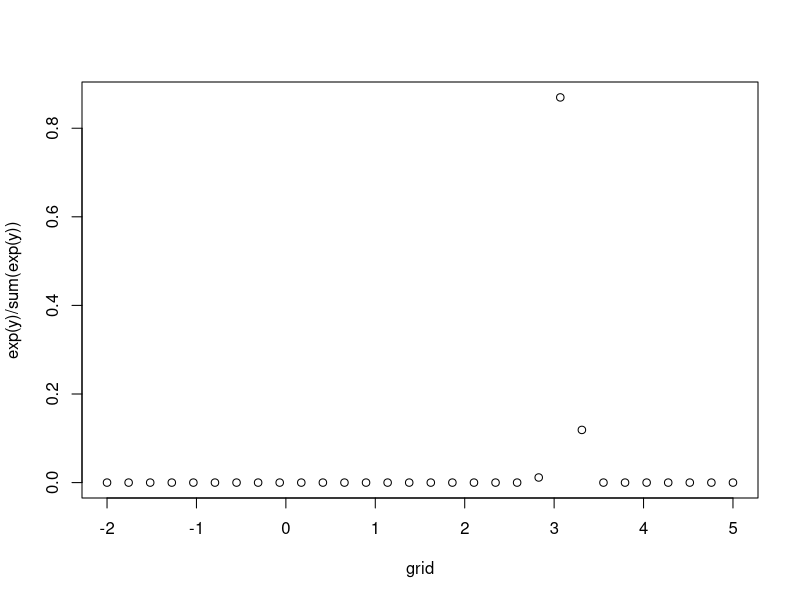
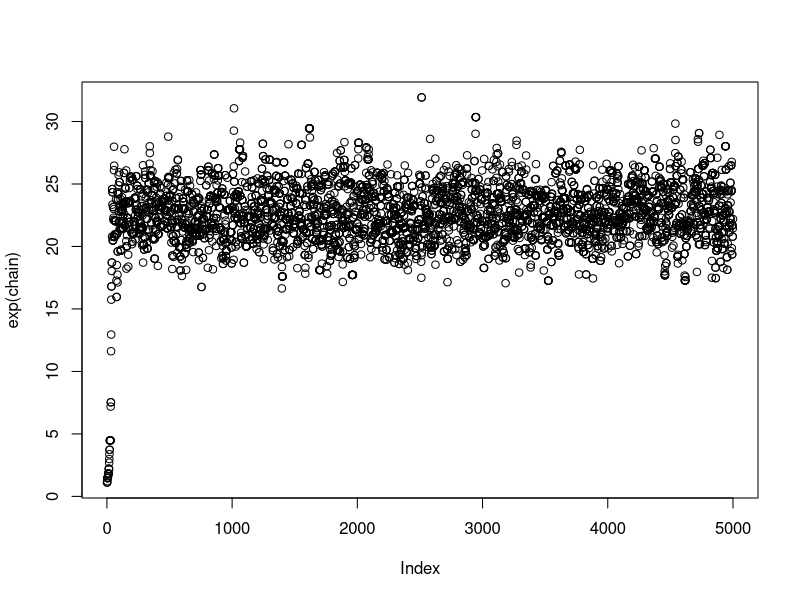
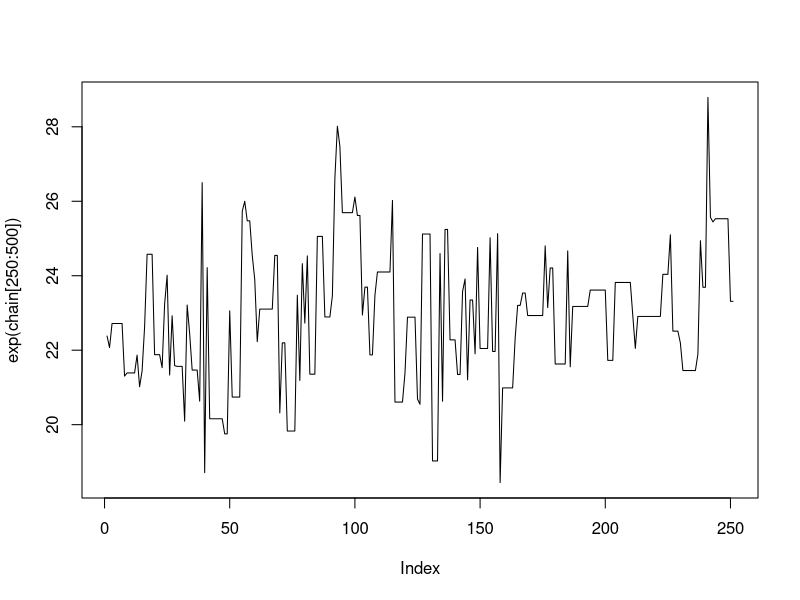
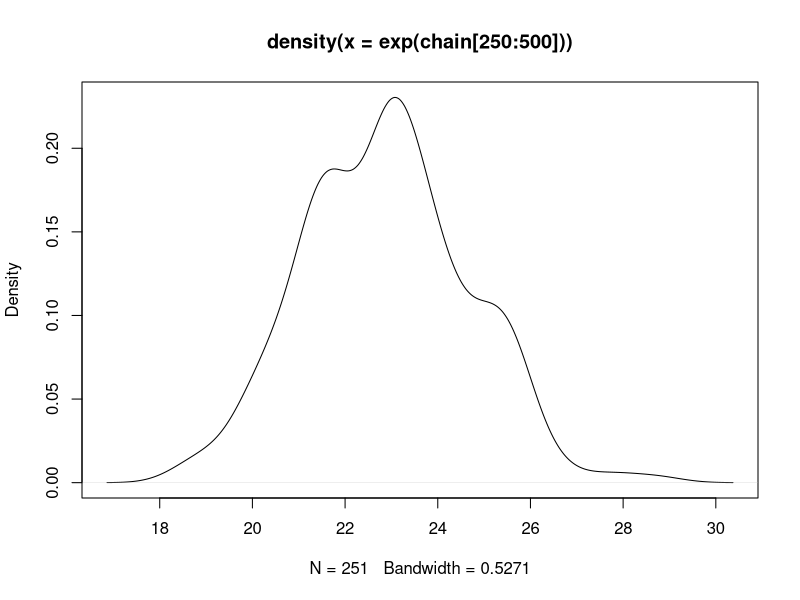
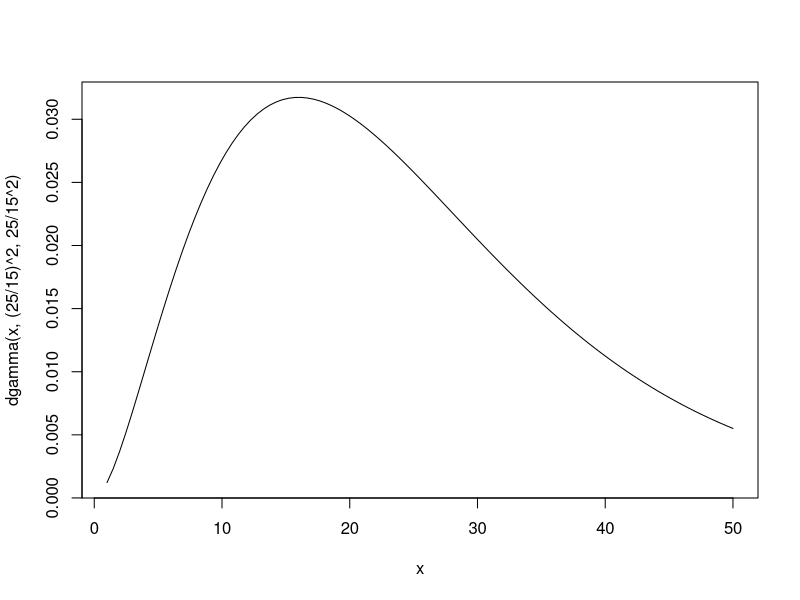
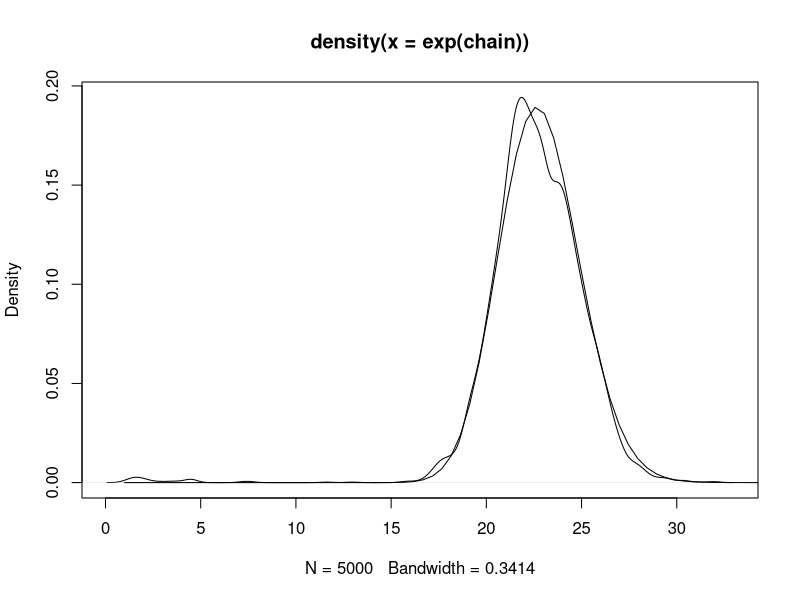

Write the R code that produced these figures, in order.
# metropolis algo for mean of poisson

# poiss variates
set.seed(1859)
xs <- rpois(5, 27)

# likelihood

make_likelihood <- function(f = dpois){
  force(f)
  function(data, ...) sum(f(data, ..., log = TRUE))
}

poisson_loglike <- make_likelihood(dpois)

poisson_loglike(xs, lambda = 5)

normal_loglike <- make_likelihood(f = dnorm)

normal_loglike(5, mean = 10, sd = 2)

numerator <- function(v, data = xs)  poisson_loglike(data, lambda = exp(v)) + normal_loglike(v, mean = 1, sd = 2)

grid <- seq(from= -2, to = 5, length.out = 30)
y <- purrr::map_dbl(grid, ~ numerator(.))

plot(grid, exp(y)/sum(exp(y)))


# proposal function

propose_new <- function(x, sig_tune) rnorm(1, mean = x, sd = sig_tune)


# start value

chain <- numeric(5000)


chain[1] <- 0.1

for (i in 2:length(chain)){

  start <- chain[i-1]

  new <- propose_new(start, .2)

  r <- exp(numerator(new) - numerator(start))

  p_accept <- min(1, r)

  chain[i] <- ifelse(runif(1) < p_accept, new, start)
}

plot(exp(chain))
plot(exp(chain[250:500]), type = "l")
plot(density(exp(chain[250:500])))

median(exp(chain))


## conjugate

curve(dgamma(x, (25/15)^2, 25/15^2), xlim = c(1, 50))

plot(density(exp(chain)))

curve(dgamma(x, (25/15)^2 + sum(xs),
             25/15^2 + length(xs)),
      xlim = c(1, 50),
      add = TRUE)
